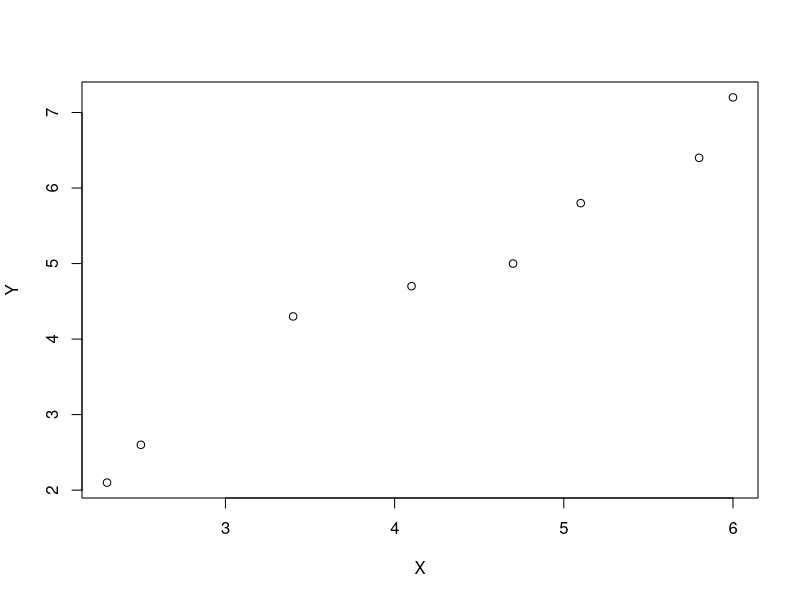

Recreate this plot in R.
## ---- chunk 1
library(dplyr)
library(tidyr)
d = data.frame(X   = c(2.3, 2.5, 3.4, 4.1, 4.7, 5.1, 5.8, 6.0),
               Y = c(2.1, 2.6, 4.3, 4.7, 5.0, 5.8, 6.4, 7.2))
## ---- chunk 2
SX = sqrt( with(d, sum( (X-mean(X))^2 ))/9 )
SY = sqrt( with(d, sum( (Y-mean(Y))^2 ))/9 )
SXY = with(d, sum( (X-mean(X)) * (Y-mean(Y)) ))/9
(r<-SXY / (SX*SY))
## ---- chunk 3
plot(d)
## ---- chunk 4
(b1 <- SXY / (SX*SY) * SY / SX)
## ---- chunk 5
(b0 <-  with(d, mean(Y) - b1 * mean(X)))
## ---- chunk 6
b0 + 5 * b1
